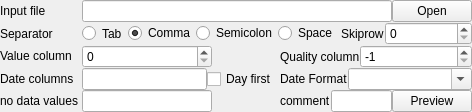
            <widget class="QWidget" name="tabCsv">
             <layout class="QHBoxLayout" name="horizontalLayout_8" stretch="1,6">
              <property name="spacing">
               <number>0</number>
              </property>
              <property name="margin">
               <number>0</number>
              </property>
              <item>
               <layout class="QVBoxLayout" name="verticalLayout_12">
                <property name="spacing">
                 <number>0</number>
                </property>
                <property name="margin">
                 <number>0</number>
                </property>
                <item>
                 <widget class="QLabel" name="label_5">
                  <property name="text">
                   <string>Input file</string>
                  </property>
                 </widget>
                </item>
                <item>
                 <widget class="QLabel" name="label_16">
                  <property name="text">
                   <string>Separator</string>
                  </property>
                 </widget>
                </item>
                <item>
                 <widget class="QLabel" name="label_17">
                  <property name="text">
                   <string>Value column</string>
                  </property>
                 </widget>
                </item>
                <item>
                 <widget class="QLabel" name="label_20">
                  <property name="toolTip">
                   <string>list of column numbers to be used to parse the times of observations e.g. [0,1]</string>
                  </property>
                  <property name="text">
                   <string>Date columns</string>
                  </property>
                 </widget>
                </item>
                <item>
                 <widget class="QLabel" name="label_22">
                  <property name="text">
                   <string>no data values</string>
                  </property>
                 </widget>
                </item>
               </layout>
              </item>
              <item>
               <layout class="QVBoxLayout" name="verticalLayout_10">
                <property name="spacing">
                 <number>0</number>
                </property>
                <property name="leftMargin">
                 <number>3</number>
                </property>
                <property name="topMargin">
                 <number>0</number>
                </property>
                <property name="rightMargin">
                 <number>0</number>
                </property>
                <property name="bottomMargin">
                 <number>0</number>
                </property>
                <item>
                 <layout class="QHBoxLayout" name="inputFile" stretch="9,1">
                  <property name="bottomMargin">
                   <number>0</number>
                  </property>
                  <item>
                   <widget class="QLineEdit" name="filePath">
                    <property name="sizePolicy">
                     <sizepolicy hsizetype="Expanding" vsizetype="Maximum">
                      <horstretch>0</horstretch>
                      <verstretch>0</verstretch>
                     </sizepolicy>
                    </property>
                    <property name="readOnly">
                     <bool>true</bool>
                    </property>
                   </widget>
                  </item>
                  <item>
                   <widget class="QPushButton" name="addCsvFile">
                    <property name="sizePolicy">
                     <sizepolicy hsizetype="Minimum" vsizetype="Maximum">
                      <horstretch>0</horstretch>
                      <verstretch>0</verstretch>
                     </sizepolicy>
                    </property>
                    <property name="text">
                     <string>Open</string>
                    </property>
                   </widget>
                  </item>
                 </layout>
                </item>
                <item>
                 <layout class="QHBoxLayout" name="SeparatorLayout" stretch="1,1">
                  <property name="spacing">
                   <number>0</number>
                  </property>
                  <item>
                   <layout class="QHBoxLayout" name="radioBox" stretch="1,1,1,1">
                    <property name="spacing">
                     <number>1</number>
                    </property>
                    <item>
                     <widget class="QRadioButton" name="radioButton_6">
                      <property name="sizePolicy">
                       <sizepolicy hsizetype="Minimum" vsizetype="Minimum">
                        <horstretch>0</horstretch>
                        <verstretch>0</verstretch>
                       </sizepolicy>
                      </property>
                      <property name="text">
                       <string>Tab</string>
                      </property>
                      <property name="autoRepeat">
                       <bool>false</bool>
                      </property>
                      <attribute name="buttonGroup">
                       <string notr="true">buttonGroup_2</string>
                      </attribute>
                     </widget>
                    </item>
                    <item>
                     <widget class="QRadioButton" name="radioButton_5">
                      <property name="text">
                       <string>Comma</string>
                      </property>
                      <property name="checked">
                       <bool>true</bool>
                      </property>
                      <attribute name="buttonGroup">
                       <string notr="true">buttonGroup_2</string>
                      </attribute>
                     </widget>
                    </item>
                    <item>
                     <widget class="QRadioButton" name="radioButton_4">
                      <property name="text">
                       <string>Semicolon</string>
                      </property>
                      <attribute name="buttonGroup">
                       <string notr="true">buttonGroup_2</string>
                      </attribute>
                     </widget>
                    </item>
                    <item>
                     <widget class="QRadioButton" name="radioButton_7">
                      <property name="text">
                       <string>Space</string>
                      </property>
                      <attribute name="buttonGroup">
                       <string notr="true">buttonGroup_2</string>
                      </attribute>
                     </widget>
                    </item>
                   </layout>
                  </item>
                  <item>
                   <layout class="QHBoxLayout" name="horizontalLayout_20" stretch="1,2">
                    <property name="leftMargin">
                     <number>3</number>
                    </property>
                    <item>
                     <widget class="QLabel" name="label_19">
                      <property name="toolTip">
                       <string>Number of row to skip</string>
                      </property>
                      <property name="text">
                       <string>Skiprow</string>
                      </property>
                     </widget>
                    </item>
                    <item>
                     <widget class="QSpinBox" name="skipRows">
                      <property name="toolTip">
                       <string>Number of row to skip</string>
                      </property>
                      <property name="maximum">
                       <number>2048</number>
                      </property>
                     </widget>
                    </item>
                   </layout>
                  </item>
                 </layout>
                </item>
                <item>
                 <layout class="QHBoxLayout" name="horizontalLayout_3" stretch="1,1">
                  <property name="spacing">
                   <number>0</number>
                  </property>
                  <property name="sizeConstraint">
                   <enum>QLayout::SetDefaultConstraint</enum>
                  </property>
                  <item>
                   <layout class="QHBoxLayout" name="horizontalLayout_25" stretch="2,1">
                    <property name="leftMargin">
                     <number>0</number>
                    </property>
                    <item>
                     <widget class="QSpinBox" name="dataColumn">
                      <property name="toolTip">
                       <string>the column number containing the observations values e.g. 2</string>
                      </property>
                     </widget>
                    </item>
                    <item>
                     <spacer name="horizontalSpacer_2">
                      <property name="orientation">
                       <enum>Qt::Horizontal</enum>
                      </property>
                      <property name="sizeHint" stdset="0">
                       <size>
                        <width>40</width>
                        <height>20</height>
                       </size>
                      </property>
                     </spacer>
                    </item>
                   </layout>
                  </item>
                  <item>
                   <layout class="QHBoxLayout" name="horizontalLayout_21" stretch="1,2">
                    <property name="leftMargin">
                     <number>3</number>
                    </property>
                    <item>
                     <widget class="QLabel" name="label_25">
                      <property name="toolTip">
                       <string>Quality column number: -1 don't use quality column</string>
                      </property>
                      <property name="text">
                       <string>Quality column</string>
                      </property>
                     </widget>
                    </item>
                    <item>
                     <widget class="QSpinBox" name="qiColumn">
                      <property name="toolTip">
                       <string>the column number containing the quality index, -1 don't use quality column</string>
                      </property>
                      <property name="minimum">
                       <number>-1</number>
                      </property>
                      <property name="value">
                       <number>-1</number>
                      </property>
                     </widget>
                    </item>
                   </layout>
                  </item>
                 </layout>
                </item>
                <item>
                 <layout class="QHBoxLayout" name="dateLayout" stretch="1,1">
                  <property name="spacing">
                   <number>0</number>
                  </property>
                  <item>
                   <layout class="QHBoxLayout" name="horizontalLayout_19" stretch="2,1">
                    <property name="leftMargin">
                     <number>0</number>
                    </property>
                    <item>
                     <widget class="QLineEdit" name="dateColumns">
                      <property name="toolTip">
                       <string>list of column numbers to be used to parse the times of observations e.g. [0,1]</string>
                      </property>
                     </widget>
                    </item>
                    <item>
                     <widget class="QCheckBox" name="dayFirstBox">
                      <property name="toolTip">
                       <string>Day came before of month?</string>
                      </property>
                      <property name="text">
                       <string>Day first</string>
                      </property>
                     </widget>
                    </item>
                   </layout>
                  </item>
                  <item>
                   <layout class="QHBoxLayout" name="horizontalLayout_22" stretch="1,2">
                    <property name="leftMargin">
                     <number>3</number>
                    </property>
                    <item>
                     <widget class="QLabel" name="label_18">
                      <property name="text">
                       <string>Date Format</string>
                      </property>
                     </widget>
                    </item>
                    <item>
                     <widget class="QComboBox" name="dateFormat">
                      <property name="editable">
                       <bool>true</bool>
                      </property>
                     </widget>
                    </item>
                   </layout>
                  </item>
                 </layout>
                </item>
                <item>
                 <layout class="QHBoxLayout" name="previewLayout" stretch="1,1">
                  <property name="spacing">
                   <number>0</number>
                  </property>
                  <item>
                   <layout class="QHBoxLayout" name="horizontalLayout_24" stretch="2,1">
                    <property name="leftMargin">
                     <number>0</number>
                    </property>
                    <item>
                     <widget class="QLineEdit" name="noData">
                      <property name="toolTip">
                       <string>List of values to be associated with no data value</string>
                      </property>
                     </widget>
                    </item>
                    <item>
                     <spacer name="horizontalSpacer_3">
                      <property name="orientation">
                       <enum>Qt::Horizontal</enum>
                      </property>
                      <property name="sizeHint" stdset="0">
                       <size>
                        <width>40</width>
                        <height>20</height>
                       </size>
                      </property>
                     </spacer>
                    </item>
                   </layout>
                  </item>
                  <item>
                   <layout class="QHBoxLayout" name="horizontalLayout_23" stretch="1,2,0">
                    <property name="leftMargin">
                     <number>3</number>
                    </property>
                    <item>
                     <widget class="QLabel" name="label_23">
                      <property name="toolTip">
                       <string> A character indicating a comment line not to be imported</string>
                      </property>
                      <property name="text">
                       <string>comment</string>
                      </property>
                     </widget>
                    </item>
                    <item>
                     <widget class="QLineEdit" name="comment">
                      <property name="toolTip">
                       <string> A character indicating a comment line not to be imported</string>
                      </property>
                     </widget>
                    </item>
                    <item>
                     <widget class="QPushButton" name="csvPreview">
                      <property name="text">
                       <string>Preview</string>
                      </property>
                     </widget>
                    </item>
                   </layout>
                  </item>
                 </layout>
                </item>
               </layout>
              </item>
             </layout>
            </widget>
